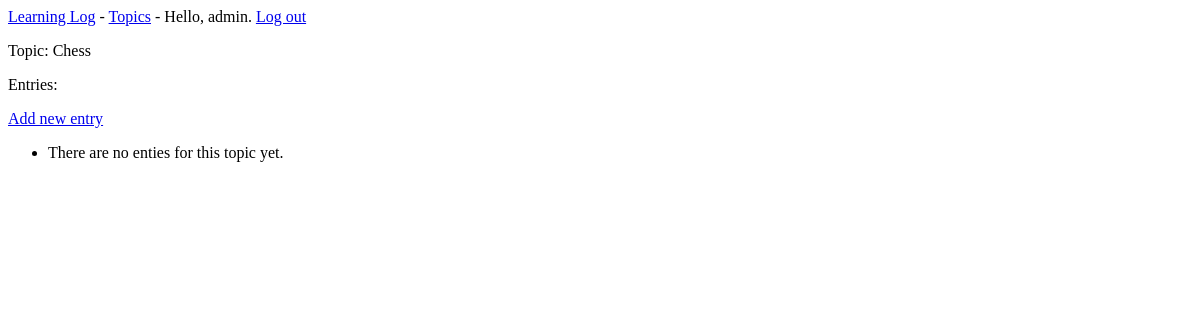
The page /topics/1/ (signed in) on the database as committed earlier.
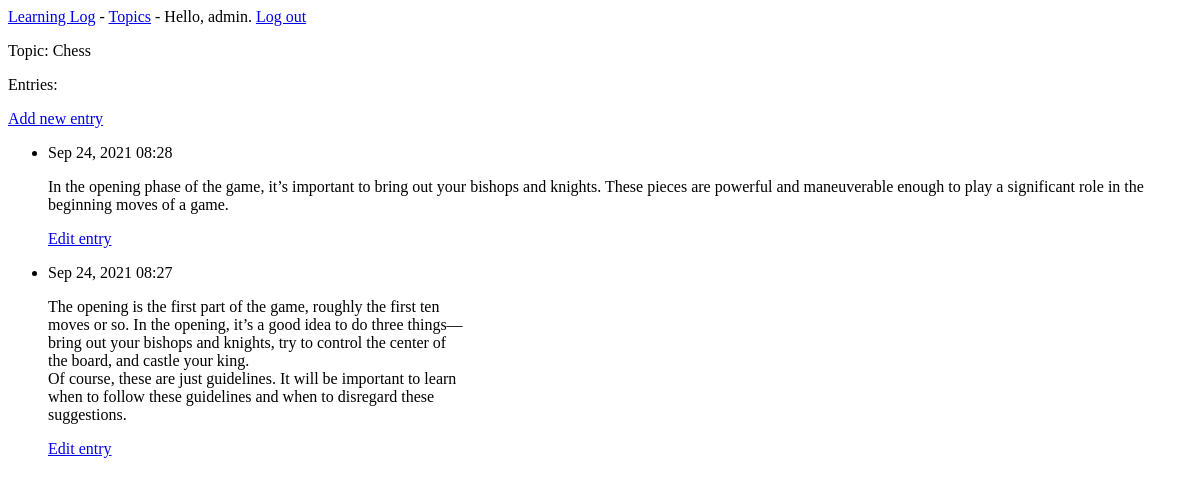
The same page on the database as committed later.
### learning_log/models.py (models this page shows, shortened)
class Topic(models.Model):
    text = models.CharField(max_length=200)
    date_added = models.DateTimeField(auto_now_add=True)
    owner = models.ForeignKey(User, on_delete=models.CASCADE)
    def __str__(self):
        return self.text

class Entry(models.Model):
    topic = models.ForeignKey(Topic, on_delete=models.CASCADE)
    text = models.TextField()
    date_added = models.DateTimeField(auto_now_add=True)
    class Meta:
        verbose_name_plural = 'entries'

### learning_log/views.py (the view)
# urls.py: path('topics/<int:topic_id>/' , views.topic, name= 'topic'),
@login_required
def topic(request, topic_id):
    topic = Topic.objects.get(id=topic_id)
    if topic.owner != request.user:
        raise Http404
    entries = topic.entry_set.order_by('-date_added')
    context = {'topic': topic, 'entries': entries}
    return render(request, 'learning_log/topic.html', context)

### learning_log/templates/learning_log/topic.html
{% extends "learning_log/base.html" %}
{% block content %}
    <p>Topic: {{ topic }}</p>
    <p>Entries:</p>
    <p>
        <a href="{% url 'learning_log:new_entry' topic.id %}">Add new entry</a>
    </p>
    <ul>
    {% for entry in entries %}
        <li>
            <p>{{ entry.date_added|date:'M d, Y H:i' }}</p>
            <p>{{ entry.text|linebreaks }}</p>
            <p>
                <a href="{% url 'learning_log:edit_entry' entry.id %}">Edit entry</a>
            </p>
        </li>
    {% empty %}
        <li>There are no enties for this topic yet. </li>
    {% endfor %}
    </ul>
{% endblock content %}

### learning_log/templates/learning_log/base.html
<p>
    <a href="{% url 'learning_log:index' %}">Learning Log</a> -
    <a href="{% url 'learning_log:topics' %}">Topics</a> -
    {%if user.is_authenticated%}
        Hello, {{user.username}}.
        <a href="{% url 'users:logout' %}">Log out</a>
    {%else%}
        <a href="{% url 'users:register' %}">Register</a>
        <a href="{% url 'users:login' %}">Log in</a>
    {%endif%}
</p>
{% block content %}{% endblock content %}

Rows that differ between the two databases and show on the page:
added Entry: date_added "Sep 24, 2021 08:28", text "In the opening phase of the game, it’s important to bring out your bishops and knights. These pieces are powerful and maneuverable enough to play a significant role in the beginning moves of a game."
added Entry: date_added "Sep 24, 2021 08:27", text "The opening is the first part of the game, roughly the first ten moves or so. In the opening, it’s a good idea to do three things— bring out your bishops and knights, try to control the center of the board, and castle your king. Of course, these are just guidelines. It will be important to learn when to follow these guidelines and when to disregard these suggestions."
Other text that changed with them:
text no longer shown: "There are no enties for this topic yet."
